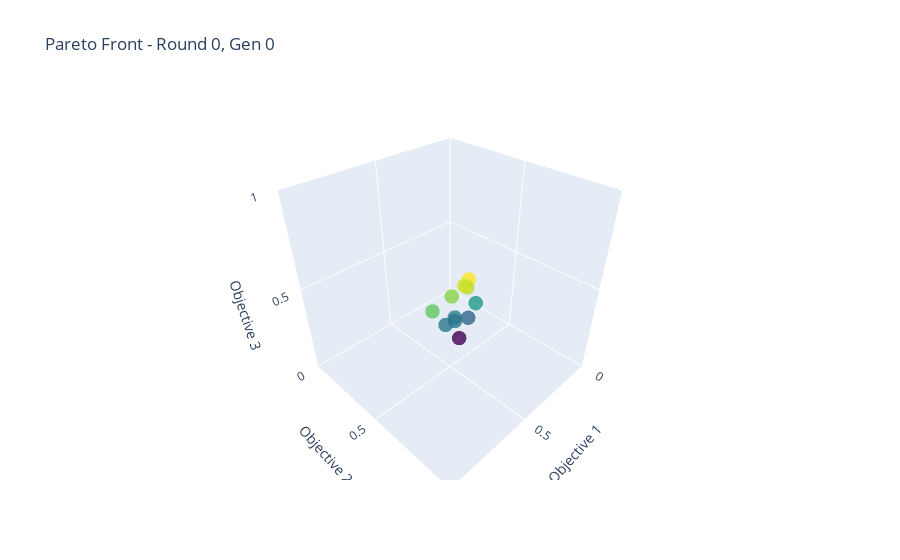
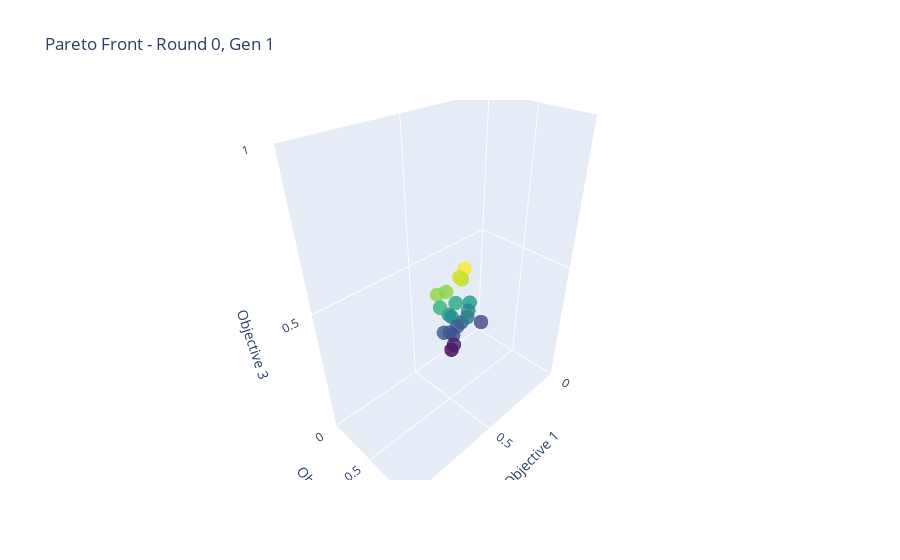
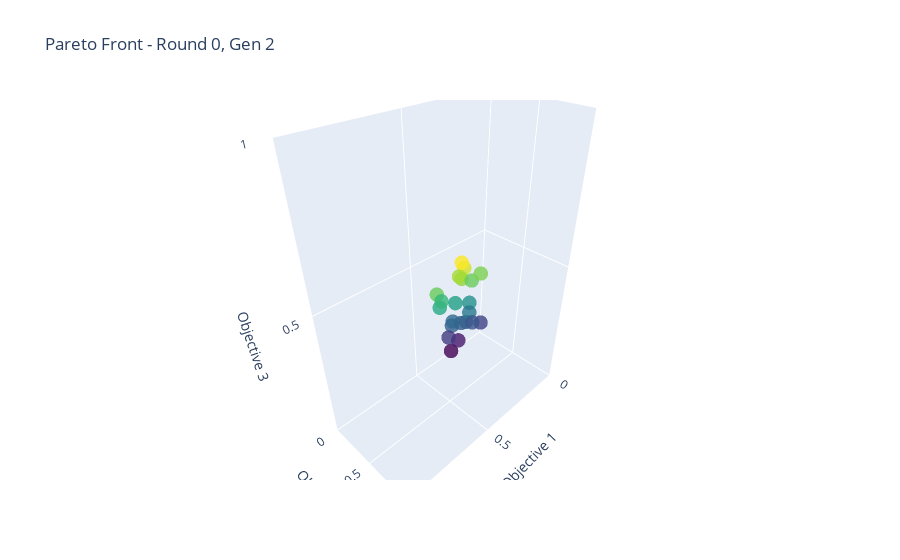
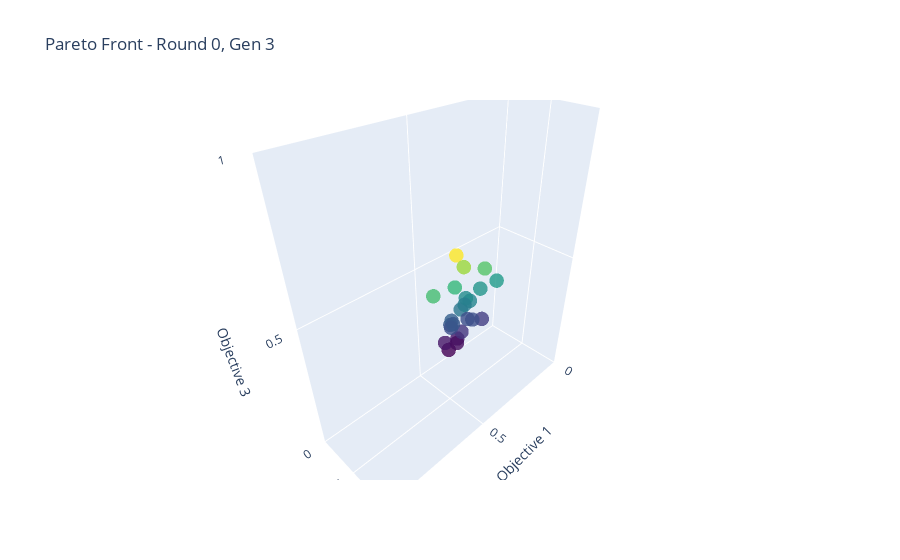

The notebook cell saved with these charts, in order:
### Code cell
import plotly.graph_objects as go

# Choose a generation and run
# gen_idx = 0
# run_idx = 0

for run_idx in range(len(all_runs_fronts)):
    for gen_idx in range(len(all_runs_fronts[run_idx])):
        
        front = all_runs_fronts[run_idx][gen_idx]

        fig = go.Figure(data=[go.Scatter3d(
            x=front[:, 0],
            y=front[:, 1],
            z=front[:, 2],
            mode='markers',
            marker=dict(
                size=5,
                color=front[:, 2],  # Color by third objective
                colorscale='Viridis',
                opacity=0.8
            )
        )])

        # min_x = get_min_objective_value(run_idx, gen_idx, 0)
        # max_x = get_max_objective_value(run_idx, gen_idx, 0)
        # min_y = get_min_objective_value(run_idx, gen_idx, 1)
        # max_y = get_max_objective_value(run_idx, gen_idx, 1)
        # min_z = get_min_objective_value(run_idx, gen_idx, 2)
        # max_z = get_max_objective_value(run_idx, gen_idx, 2)
        
        min_x = 0
        min_y = 0
        min_z = 0

        max_x = 1
        max_y = 1
        max_z = 1

        fig.update_layout(
            title=f"Pareto Front - Round {run_idx}, Gen {gen_idx}",
            scene=dict(
                xaxis=dict(title="Objective 1", range=[min_x, max_x]),
                yaxis=dict(title="Objective 2", range=[min_y, max_y]),
                zaxis=dict(title="Objective 3", range=[min_z, max_z])
            )
        )

        fig.show()

### Figure 1 — Plotly figure (JSON) as saved in the notebook; plotly's stock layout.template omitted (floating-point values rounded to 4 significant figures)
{"data": [{"marker": {"color": [0.53, 0.58, 0.45, 0.55, 0.42, 0.56, 0.39, 0.3, 0.41, 0.41, 0.51], "colorscale": [[0, "#440154"], [0.1111, "#482878"], [0.2222, "#3e4989"], [0.3333, "#31688e"], [0.4444, "#26828e"], [0.5556, "#1f9e89"], [0.6667, "#35b779"], [0.7778, "#6ece58"], [0.8889, "#b5de2b"], [1, "#fde725"]], "opacity": 0.8, "size": 5}, "mode": "markers", "type": "scatter3d", "x": [0.56, 0.46, 0.44, 0.48, 0.56, 0.49, 0.49, 0.55, 0.57, 0.62, 0.68], "y": [0.57, 0.58, 0.61, 0.59, 0.59, 0.58, 0.61, 0.61, 0.6, 0.59, 0.57], "z": [0.53, 0.58, 0.45, 0.55, 0.42, 0.56, 0.39, 0.3, 0.41, 0.41, 0.51]}], "layout": {"scene": {"xaxis": {"range": [0, 1], "title": {"text": "Objective 1"}}, "yaxis": {"range": [0, 1], "title": {"text": "Objective 2"}}, "zaxis": {"range": [0, 1], "title": {"text": "Objective 3"}}}, "title": {"text": "Pareto Front - Round 0, Gen 0"}}}

### Figure 2 — Plotly figure (JSON) as saved in the notebook; plotly's stock layout.template omitted (floating-point values rounded to 4 significant figures)
{"data": [{"marker": {"color": [0.53, 0.58, 0.45, 0.55, 0.56, 0.39, 0.3, 0.36, 0.43, 0.53, 0.44, 0.48, 0.38, 0.41, 0.37, 0.43, 0.38, 0.47, 0.36, 0.32], "colorscale": [[0, "#440154"], [0.1111, "#482878"], [0.2222, "#3e4989"], [0.3333, "#31688e"], [0.4444, "#26828e"], [0.5556, "#1f9e89"], [0.6667, "#35b779"], [0.7778, "#6ece58"], [0.8889, "#b5de2b"], [1, "#fde725"]], "opacity": 0.8, "size": 5}, "mode": "markers", "type": "scatter3d", "x": [0.56, 0.46, 0.44, 0.48, 0.49, 0.49, 0.55, 0.54, 0.54, 0.6, 0.55, 0.59, 0.51, 0.47, 0.55, 0.46, 0.58, 0.51, 0.39, 0.54], "y": [0.57, 0.58, 0.61, 0.59, 0.58, 0.61, 0.61, 0.61, 0.59, 0.55, 0.58, 0.56, 0.6, 0.64, 0.59, 0.63, 0.58, 0.58, 0.66, 0.62], "z": [0.53, 0.58, 0.45, 0.55, 0.56, 0.39, 0.3, 0.36, 0.43, 0.53, 0.44, 0.48, 0.38, 0.41, 0.37, 0.43, 0.38, 0.47, 0.36, 0.32]}], "layout": {"scene": {"xaxis": {"range": [0, 1], "title": {"text": "Objective 1"}}, "yaxis": {"range": [0, 1], "title": {"text": "Objective 2"}}, "zaxis": {"range": [0, 1], "title": {"text": "Objective 3"}}}, "title": {"text": "Pareto Front - Round 0, Gen 1"}}}

### Figure 3 — Plotly figure (JSON) as saved in the notebook; plotly's stock layout.template omitted (floating-point values rounded to 4 significant figures)
{"data": [{"marker": {"color": [0.58, 0.45, 0.55, 0.56, 0.39, 0.3, 0.53, 0.48, 0.47, 0.36, 0.39, 0.5, 0.39, 0.4, 0.42, 0.53, 0.32, 0.54, 0.35, 0.38, 0.6], "colorscale": [[0, "#440154"], [0.1111, "#482878"], [0.2222, "#3e4989"], [0.3333, "#31688e"], [0.4444, "#26828e"], [0.5556, "#1f9e89"], [0.6667, "#35b779"], [0.7778, "#6ece58"], [0.8889, "#b5de2b"], [1, "#fde725"]], "opacity": 0.8, "size": 5}, "mode": "markers", "type": "scatter3d", "x": [0.46, 0.44, 0.48, 0.49, 0.49, 0.55, 0.6, 0.59, 0.51, 0.39, 0.53, 0.58, 0.47, 0.52, 0.45, 0.43, 0.5, 0.38, 0.55, 0.44, 0.47], "y": [0.58, 0.61, 0.59, 0.58, 0.61, 0.61, 0.55, 0.56, 0.58, 0.66, 0.58, 0.56, 0.63, 0.57, 0.63, 0.61, 0.6, 0.62, 0.58, 0.65, 0.57], "z": [0.58, 0.45, 0.55, 0.56, 0.39, 0.3, 0.53, 0.48, 0.47, 0.36, 0.39, 0.5, 0.39, 0.4, 0.42, 0.53, 0.32, 0.54, 0.35, 0.38, 0.6]}], "layout": {"scene": {"xaxis": {"range": [0, 1], "title": {"text": "Objective 1"}}, "yaxis": {"range": [0, 1], "title": {"text": "Objective 2"}}, "zaxis": {"range": [0, 1], "title": {"text": "Objective 3"}}}, "title": {"text": "Pareto Front - Round 0, Gen 2"}}}

### Figure 4 — Plotly figure (JSON) as saved in the notebook; plotly's stock layout.template omitted (floating-point values rounded to 4 significant figures)
{"data": [{"marker": {"color": [0.45, 0.3, 0.53, 0.36, 0.39, 0.4, 0.32, 0.38, 0.43, 0.63, 0.32, 0.54, 0.38, 0.31, 0.46, 0.35, 0.58, 0.52, 0.38, 0.47, 0.48, 0.44, 0.39], "colorscale": [[0, "#440154"], [0.1111, "#482878"], [0.2222, "#3e4989"], [0.3333, "#31688e"], [0.4444, "#26828e"], [0.5556, "#1f9e89"], [0.6667, "#35b779"], [0.7778, "#6ece58"], [0.8889, "#b5de2b"], [1, "#fde725"]], "opacity": 0.8, "size": 5}, "mode": "markers", "type": "scatter3d", "x": [0.44, 0.55, 0.6, 0.39, 0.53, 0.52, 0.5, 0.44, 0.48, 0.49, 0.55, 0.36, 0.45, 0.51, 0.45, 0.49, 0.46, 0.5, 0.53, 0.38, 0.31, 0.46, 0.52], "y": [0.61, 0.61, 0.55, 0.66, 0.58, 0.57, 0.6, 0.65, 0.59, 0.55, 0.56, 0.6, 0.61, 0.62, 0.58, 0.63, 0.57, 0.56, 0.59, 0.6, 0.65, 0.59, 0.59], "z": [0.45, 0.3, 0.53, 0.36, 0.39, 0.4, 0.32, 0.38, 0.43, 0.63, 0.32, 0.54, 0.38, 0.31, 0.46, 0.35, 0.58, 0.52, 0.38, 0.47, 0.48, 0.44, 0.39]}], "layout": {"scene": {"xaxis": {"range": [0, 1], "title": {"text": "Objective 1"}}, "yaxis": {"range": [0, 1], "title": {"text": "Objective 2"}}, "zaxis": {"range": [0, 1], "title": {"text": "Objective 3"}}}, "title": {"text": "Pareto Front - Round 0, Gen 3"}}}
